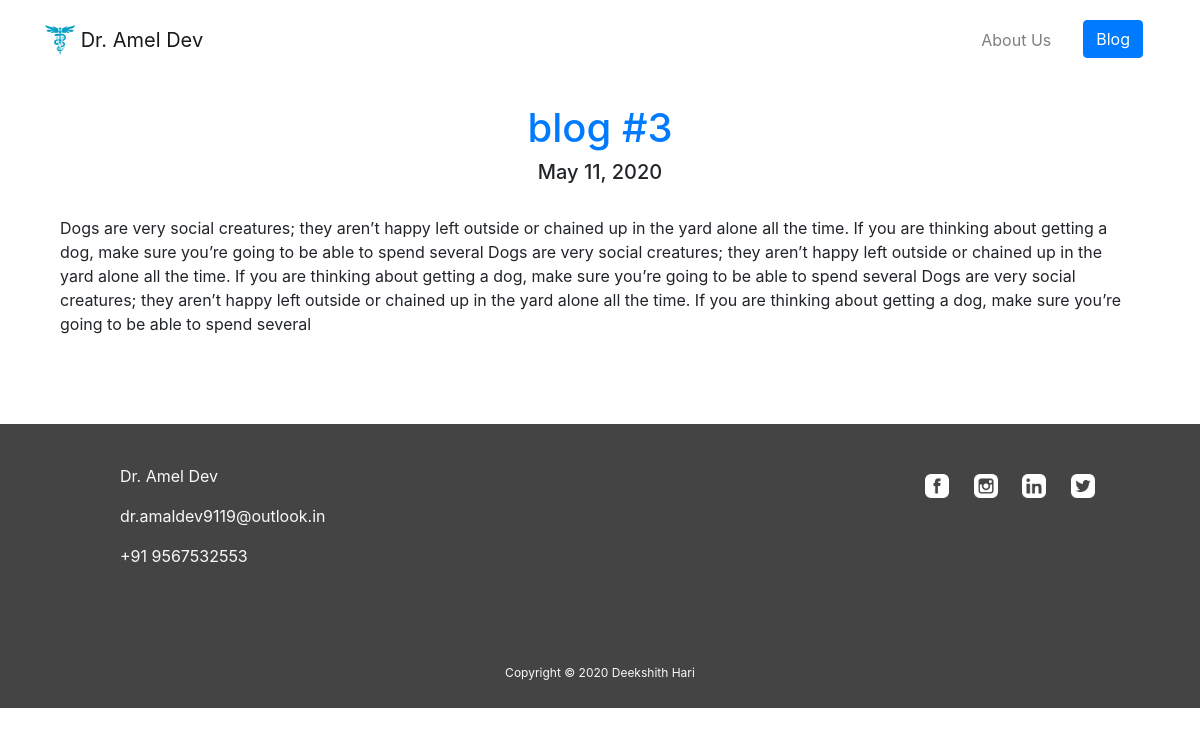
Page /blog/3/ on the committed database.
### blog/models.py (models this page shows, shortened)
class Blog(models.Model):
    title = models.CharField(max_length=200)
    description = models.TextField()
    date= models.DateField()

### blog/views.py (the view)
# urls.py: path('<int:blog_id>/', views.detail, name='detail'),
def detail(request, blog_id):
    blog = get_object_or_404(Blog, pk=blog_id)
    return render(request, 'blog/detail.html', {'blog':blog})

### blog/templates/blog/detail.html
{% extends 'home/base.html' %}
{% block content %}
<div class="container">
  {% load static %}
  <div class="row justify-content-md-center">
    <div class="col-md-auto">
      <h1 style="color:#007bff">{{ blog.title }}</h1>
    </div>
  </div>
  <div class="row justify-content-md-center">
    <div class="col-md-auto">
      <h5>{{ blog.date }}</h5>
    </div>
  </div>
  <br>
  <div class="row">
    <div class="col">
      <p>{{ blog.description }}</p>
    </div>
  </div>
</div>
<br>
<br>
<br>
{% endblock %}

### rows in the picture
Blog: title "blog #3", date "May 11, 2020", description "Dogs are very social creatures; they aren’t happy left outside or chained up in the yard alone all the time. If you are thinking about getting a dog, make sure you’re going to be able to spend several Dogs are very social creatures; they aren’t happy left outside or chained up in the yard alone all the time. If you are thinking about getting a dog, make sure you’re going to be able to spend several Dogs are very social creatures; they aren’t happy left outside or chained up in the yard alone all the time. If you are thinking about getting a dog, make sure you’re going to be able to spend several"
